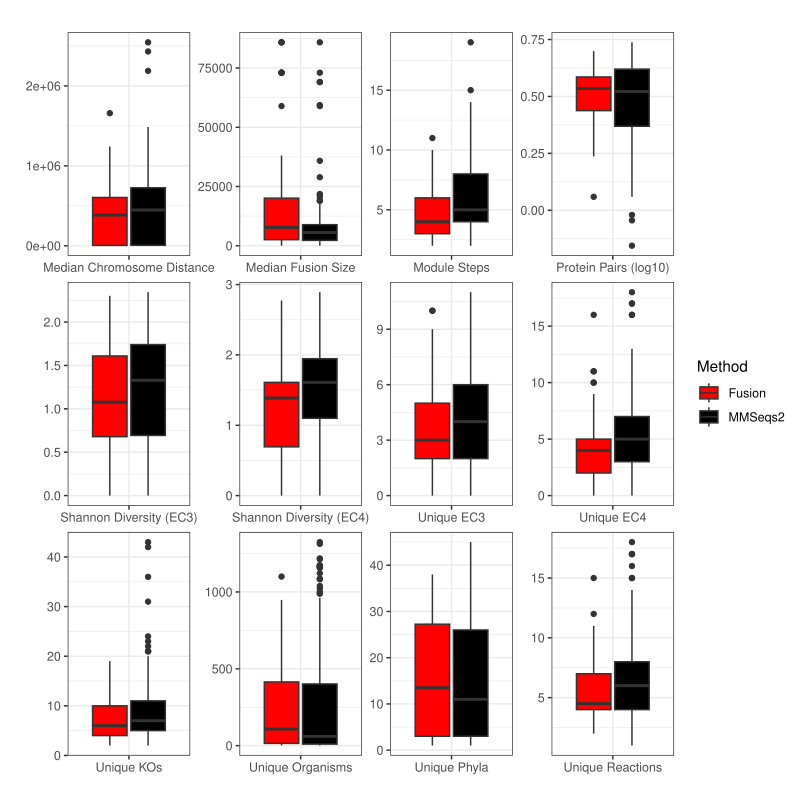

Write the R code that produced this figure.
library(tidyverse)
library(ggplot2)
rm(list = ls())

FigS2_data <- readRDS("FigS2_data.RDS")

FigS2 <- FigS2_data %>%
  filter(!(variable %in% c("n_ortho", "org_per_phyla"))) %>%
  mutate(value = ifelse(variable == "count", log10(value), value), variable_label = ifelse(variable == "count", "Protein Pairs (log10)", variable_label)) %>%
  ggplot(aes(x = variable_label, y = value, fill = method)) +
  geom_boxplot() + 
  theme_bw() +
  xlab("") + 
  labs(title = "Fusion vs MMseqs2 - Variable Comparison") +
  scale_fill_manual(values = c("red1", "black")) +
  facet_wrap(~variable_label, scales = "free") +
  theme(strip.text = element_blank()) +
  labs(fill = "Method", title = "") +
  xlab("") + ylab("")

pdf("FigS2.pdf", height = 8, width = 8)
FigS2
dev.off()
